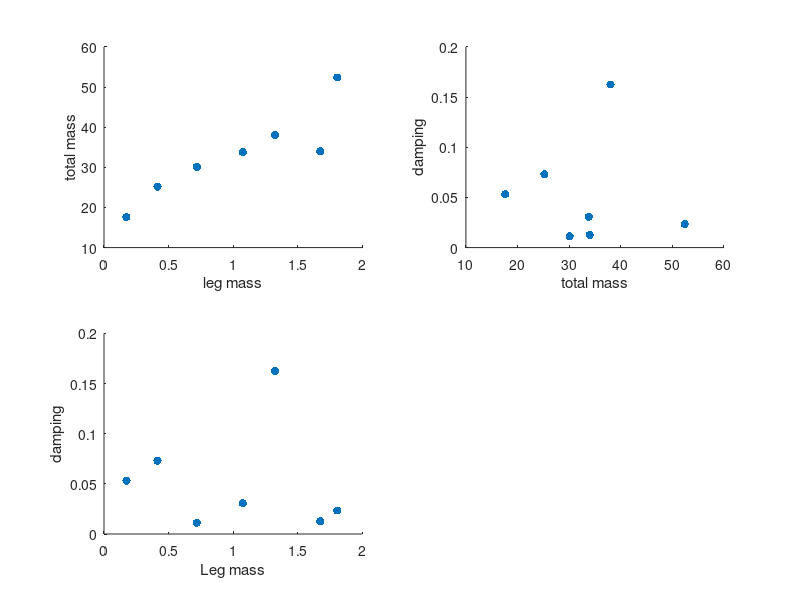
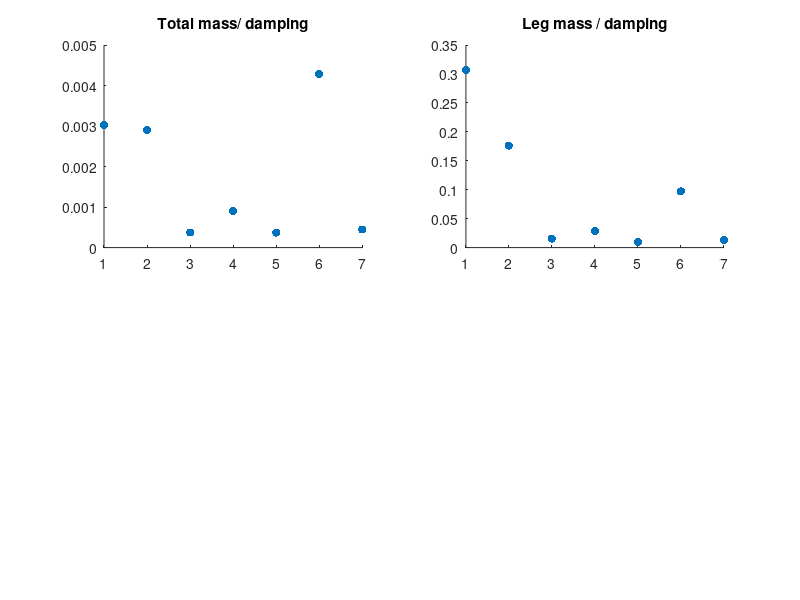
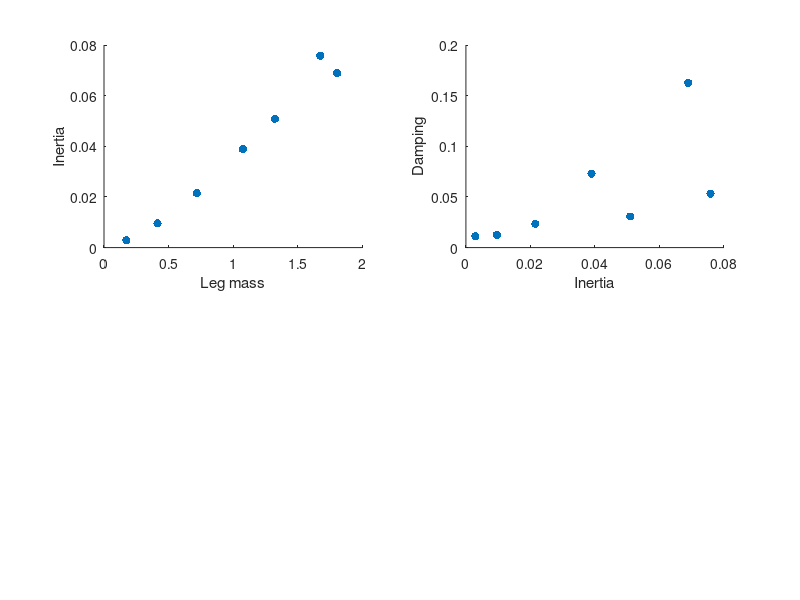

Recreate these plots in MATLAB, in order.
%% Plot mass total vs mass leg 
input = [0.1735 17.60; 0.4143 25.2; 0.7196 30.10; 1.0760 33.80; 1.6756 34; 1.3250 38; 1.8066 52.4; ];

figure()
subplot(221)
scatter(input(:,1),input(:,2),'Filled') % outlier = TD
ylabel('total mass'); xlabel('leg mass')
%% Plot mass total vs damping
damping = [0.0532; 0.0730; 0.0112; 0.0307; 0.0126; 0.1626;0.0234];

subplot(222)
scatter(input(:,2),damping,'Filled')
xlabel('total mass'); ylabel('damping')

%% plot mass leg vs. damping
subplot(223)
scatter(input(:,1),damping,'Filled')
xlabel('Leg mass'); ylabel('damping')

%% Ratios
% input = mass total leg sorted from small to large 
figure()
subplot(221)
factor = damping./input(:,2)
scatter(1:length(input), factor,'Filled')
title('Total mass/ damping')

subplot(222)
input = [0.1735 17.60; 0.4143 25.2; 0.7196 30.10; 1.0760 33.80;1.3250 38; 1.6756 34; 1.8066 52.4; ];
factor = damping./input(:,1)
scatter(1:length(input), factor,'Filled')
title('Leg mass / damping')

%% Plot leg mass tov leg inertia 
input = [1.6756 0.0758; 1.0760 0.0389; 0.1735 0.0029; 1.3250 0.0509; 0.4143 0.0096; 1.8066 0.0689; 0.7196 0.0215 ]
figure(10)
subplot(221)
scatter(input(:,1),input(:,2),'Filled'); hold on
ylabel('Inertia'); xlabel('Leg mass')

subplot(222)
scatter(input(:,2),damping,'Filled'); hold on
xlabel('Inertia'); ylabel('Damping') 